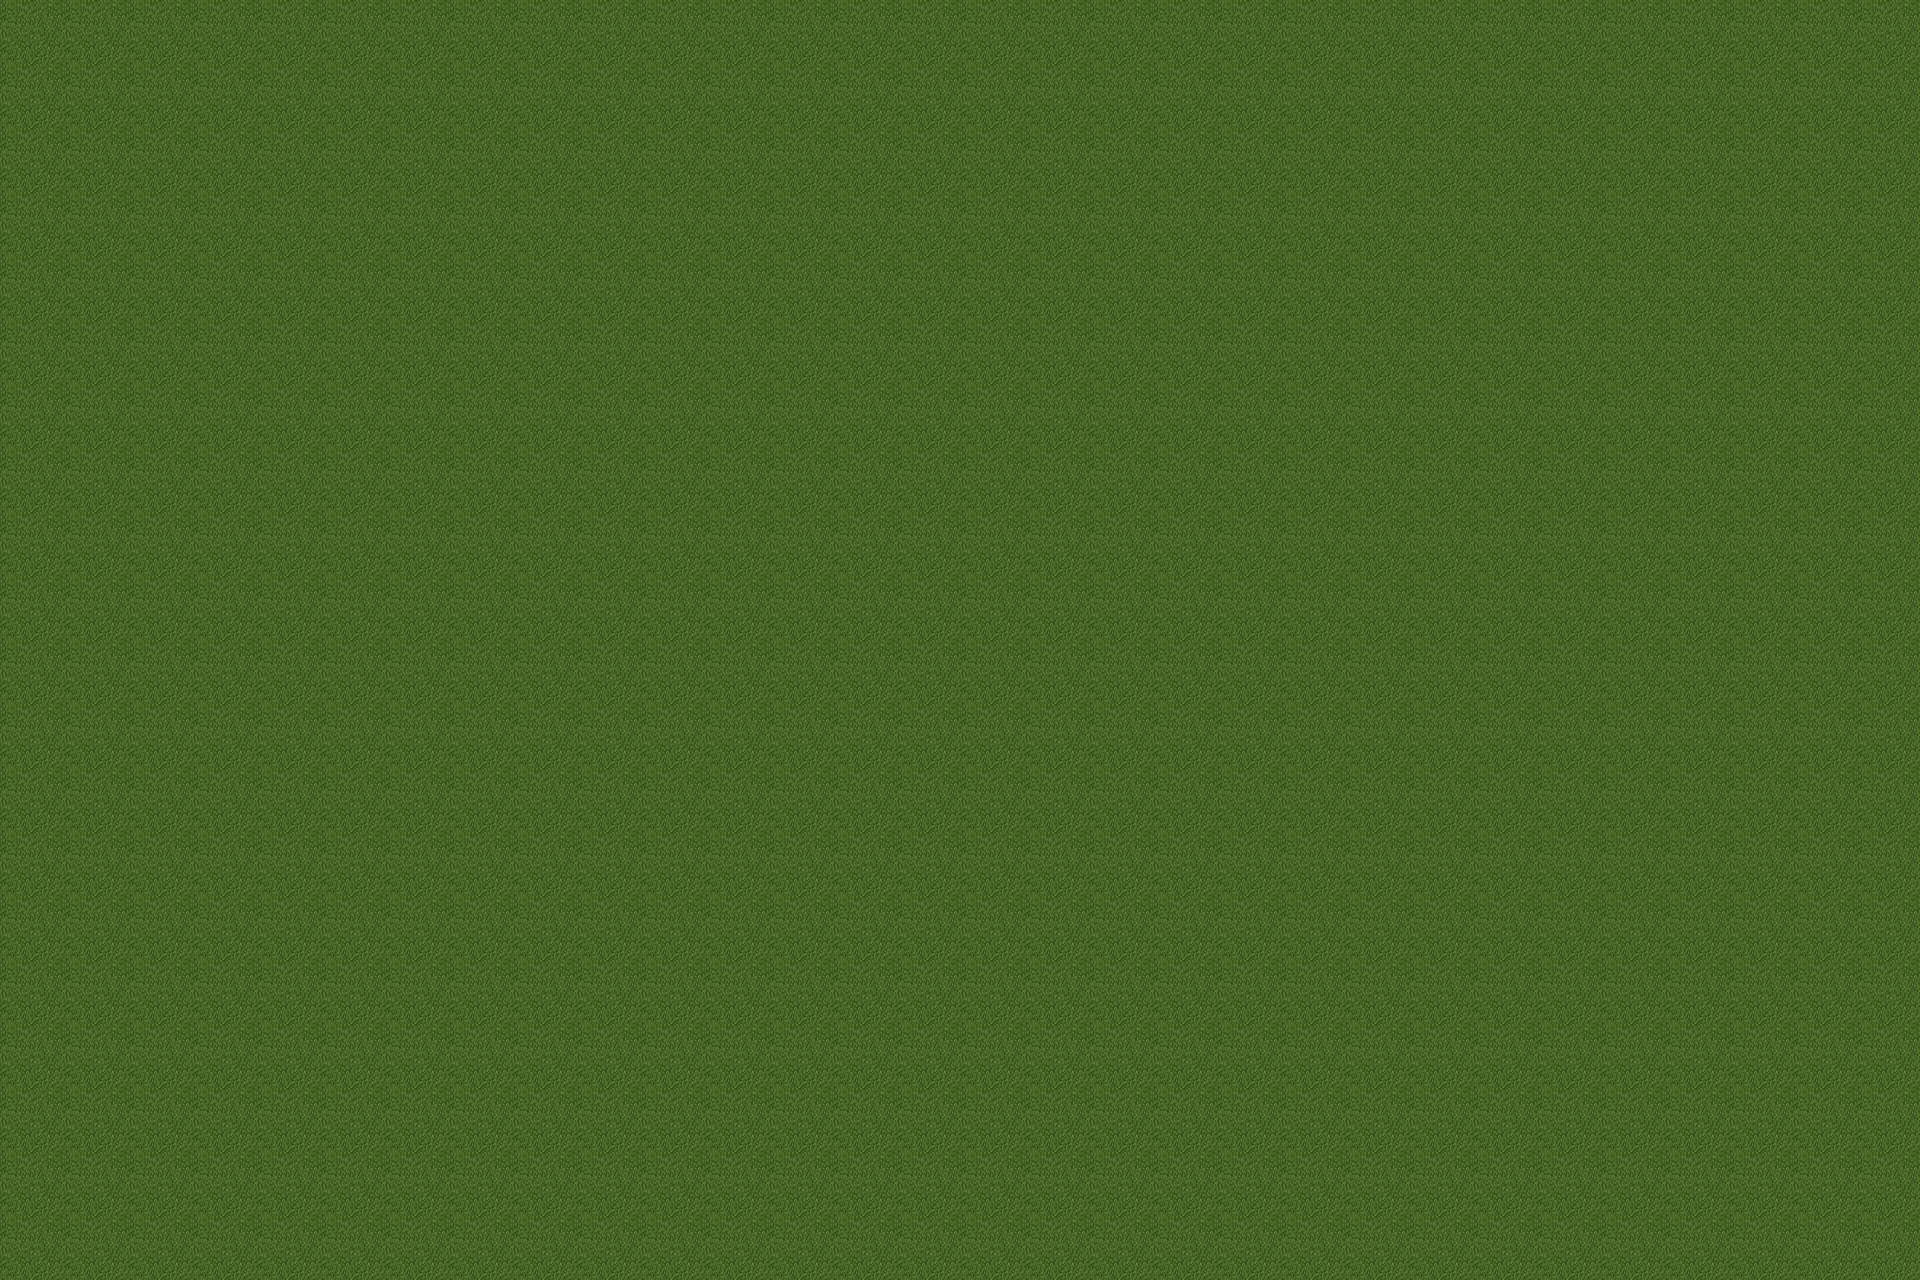

A level layout from a 2D game, rendered from its tile map. Below: a short description, then the map file with its tile-grid data intact:
An orthogonal 60x40 tile map with 32x32 px tiles, 1 tile layer (ground).

<map version="1.0" orientation="orthogonal" renderorder="right-down" width="60" height="40" tilewidth="32" tileheight="32" nextobjectid="1">
 <tileset firstgid="1" name="image" tilewidth="32" tileheight="32" tilecount="256" columns="16">
  <image source="image.png" width="512" height="512" />
 </tileset>
 <layer name="ground" width="60" height="40">
  <data encoding="csv">
79,80,79,80,79,80,79,80,79,80,79,80,79,80,79,80,79,80,79,80,79,80,79,80,79,80,79,80,79,80,79,80,79,80,79,80,79,80,79,80,79,80,79,80,79,80,79,80,79,80,79,80,79,80,79,80,79,80,79,80,
95,96,95,96,95,96,95,96,95,96,95,96,95,96,95,96,95,96,95,96,95,96,95,96,95,96,95,96,95,96,95,96,95,96,95,96,95,96,95,96,95,96,95,96,95,96,95,96,95,96,95,96,95,96,95,96,95,96,95,96,
79,80,79,80,79,80,79,80,79,80,79,80,79,80,79,80,79,80,79,80,79,80,79,80,79,80,79,80,79,80,79,80,79,80,79,80,79,80,79,80,79,80,79,80,79,80,79,80,79,80,79,80,79,80,79,80,79,80,79,80,
95,96,95,96,95,96,95,96,95,96,95,96,95,96,95,96,95,96,95,96,95,96,95,96,95,96,95,96,95,96,95,96,95,96,95,96,95,96,95,96,95,96,95,96,95,96,95,96,95,96,95,96,95,96,95,96,95,96,95,96,
79,80,79,80,79,80,79,80,79,80,79,80,79,80,79,80,79,80,79,80,79,80,79,80,79,80,79,80,79,80,79,80,79,80,79,80,79,80,79,80,79,80,79,80,79,80,79,80,79,80,79,80,79,80,79,80,79,80,79,80,
95,96,95,96,95,96,95,96,95,96,95,96,95,96,95,96,95,96,95,96,95,96,95,96,95,96,95,96,95,96,95,96,95,96,95,96,95,96,95,96,95,96,95,96,95,96,95,96,95,96,95,96,95,96,95,96,95,96,95,96,
79,80,79,80,79,80,79,80,79,80,79,80,79,80,79,80,79,80,79,80,79,80,79,80,79,80,79,80,79,80,79,80,79,80,79,80,79,80,79,80,79,80,79,80,79,80,79,80,79,80,79,80,79,80,79,80,79,80,79,80,
95,96,95,96,95,96,95,96,95,96,95,96,95,96,95,96,95,96,95,96,95,96,95,96,95,96,95,96,95,96,95,96,95,96,95,96,95,96,95,96,95,96,95,96,95,96,95,96,95,96,95,96,95,96,95,96,95,96,95,96,
79,80,79,80,79,80,79,80,79,80,79,80,79,80,79,80,79,80,79,80,79,80,79,80,79,80,79,80,79,80,79,80,79,80,79,80,79,80,79,80,79,80,79,80,79,80,79,80,79,80,79,80,79,80,79,80,79,80,79,80,
95,96,95,96,95,96,95,96,95,96,95,96,95,96,95,96,95,96,95,96,95,96,95,96,95,96,95,96,95,96,95,96,95,96,95,96,95,96,95,96,95,96,95,96,95,96,95,96,95,96,95,96,95,96,95,96,95,96,95,96,
79,80,79,80,79,80,79,80,79,80,79,80,79,80,79,80,79,80,79,80,79,80,79,80,79,80,79,80,79,80,79,80,79,80,79,80,79,80,79,80,79,80,79,80,79,80,79,80,79,80,79,80,79,80,79,80,79,80,79,80,
95,96,95,96,95,96,95,96,95,96,95,96,95,96,95,96,95,96,95,96,95,96,95,96,95,96,95,96,95,96,95,96,95,96,95,96,95,96,95,96,95,96,95,96,95,96,95,96,95,96,95,96,95,96,95,96,95,96,95,96,
79,80,79,80,79,80,79,80,79,80,79,80,79,80,79,80,79,80,79,80,79,80,79,80,79,80,79,80,79,80,79,80,79,80,79,80,79,80,79,80,79,80,79,80,79,80,79,80,79,80,79,80,79,80,79,80,79,80,79,80,
95,96,95,96,95,96,95,96,95,96,95,96,95,96,95,96,95,96,95,96,95,96,95,96,95,96,95,96,95,96,95,96,95,96,95,96,95,96,95,96,95,96,95,96,95,96,95,96,95,96,95,96,95,96,95,96,95,96,95,96,
79,80,79,80,79,80,79,80,79,80,79,80,79,80,79,80,79,80,79,80,79,80,79,80,79,80,79,80,79,80,79,80,79,80,79,80,79,80,79,80,79,80,79,80,79,80,79,80,79,80,79,80,79,80,79,80,79,80,79,80,
95,96,95,96,95,96,95,96,95,96,95,96,95,96,95,96,95,96,95,96,95,96,95,96,95,96,95,96,95,96,95,96,95,96,95,96,95,96,95,96,95,96,95,96,95,96,95,96,95,96,95,96,95,96,95,96,95,96,95,96,
79,80,79,80,79,80,79,80,79,80,79,80,79,80,79,80,79,80,79,80,79,80,79,80,79,80,79,80,79,80,79,80,79,80,79,80,79,80,79,80,79,80,79,80,79,80,79,80,79,80,79,80,79,80,79,80,79,80,79,80,
95,96,95,96,95,96,95,96,95,96,95,96,95,96,95,96,95,96,95,96,95,96,95,96,95,96,95,96,95,96,95,96,95,96,95,96,95,96,95,96,95,96,95,96,95,96,95,96,95,96,95,96,95,96,95,96,95,96,95,96,
79,80,79,80,79,80,79,80,79,80,79,80,79,80,79,80,79,80,79,80,79,80,79,80,79,80,79,80,79,80,79,80,79,80,79,80,79,80,79,80,79,80,79,80,79,80,79,80,79,80,79,80,79,80,79,80,79,80,79,80,
95,96,95,96,95,96,95,96,95,96,95,96,95,96,95,96,95,96,95,96,95,96,95,96,95,96,95,96,95,96,95,96,95,96,95,96,95,96,95,96,95,96,95,96,95,96,95,96,95,96,95,96,95,96,95,96,95,96,95,96,
79,80,79,80,79,80,79,80,79,80,79,80,79,80,79,80,79,80,79,80,79,80,79,80,79,80,79,80,79,80,79,80,79,80,79,80,79,80,79,80,79,80,79,80,79,80,79,80,79,80,79,80,79,80,79,80,79,80,79,80,
95,96,95,96,95,96,95,96,95,96,95,96,95,96,95,96,95,96,95,96,95,96,95,96,95,96,95,96,95,96,95,96,95,96,95,96,95,96,95,96,95,96,95,96,95,96,95,96,95,96,95,96,95,96,95,96,95,96,95,96,
79,80,79,80,79,80,79,80,79,80,79,80,79,80,79,80,79,80,79,80,79,80,79,80,79,80,79,80,79,80,79,80,79,80,79,80,79,80,79,80,79,80,79,80,79,80,79,80,79,80,79,80,79,80,79,80,79,80,79,80,
95,96,95,96,95,96,95,96,95,96,95,96,95,96,95,96,95,96,95,96,95,96,95,96,95,96,95,96,95,96,95,96,95,96,95,96,95,96,95,96,95,96,95,96,95,96,95,96,95,96,95,96,95,96,95,96,95,96,95,96,
79,80,79,80,79,80,79,80,79,80,79,80,79,80,79,80,79,80,79,80,79,80,79,80,79,80,79,80,79,80,79,80,79,80,79,80,79,80,79,80,79,80,79,80,79,80,79,80,79,80,79,80,79,80,79,80,79,80,79,80,
95,96,95,96,95,96,95,96,95,96,95,96,95,96,95,96,95,96,95,96,95,96,95,96,95,96,95,96,95,96,95,96,95,96,95,96,95,96,95,96,95,96,95,96,95,96,95,96,95,96,95,96,95,96,95,96,95,96,95,96,
79,80,79,80,79,80,79,80,79,80,79,80,79,80,79,80,79,80,79,80,79,80,79,80,79,80,79,80,79,80,79,80,79,80,79,80,79,80,79,80,79,80,79,80,79,80,79,80,79,80,79,80,79,80,79,80,79,80,79,80,
95,96,95,96,95,96,95,96,95,96,95,96,95,96,95,96,95,96,95,96,95,96,95,96,95,96,95,96,95,96,95,96,95,96,95,96,95,96,95,96,95,96,95,96,95,96,95,96,95,96,95,96,95,96,95,96,95,96,95,96,
79,80,79,80,79,80,79,80,79,80,79,80,79,80,79,80,79,80,79,80,79,80,79,80,79,80,79,80,79,80,79,80,79,80,79,80,79,80,79,80,79,80,79,80,79,80,79,80,79,80,79,80,79,80,79,80,79,80,79,80,
95,96,95,96,95,96,95,96,95,96,95,96,95,96,95,96,95,96,95,96,95,96,95,96,95,96,95,96,95,96,95,96,95,96,95,96,95,96,95,96,95,96,95,96,95,96,95,96,95,96,95,96,95,96,95,96,95,96,95,96,
79,80,79,80,79,80,79,80,79,80,79,80,79,80,79,80,79,80,79,80,79,80,79,80,79,80,79,80,79,80,79,80,79,80,79,80,79,80,79,80,79,80,79,80,79,80,79,80,79,80,79,80,79,80,79,80,79,80,79,80,
95,96,95,96,95,96,95,96,95,96,95,96,95,96,95,96,95,96,95,96,95,96,95,96,95,96,95,96,95,96,95,96,95,96,95,96,95,96,95,96,95,96,95,96,95,96,95,96,95,96,95,96,95,96,95,96,95,96,95,96,
79,80,79,80,79,80,79,80,79,80,79,80,79,80,79,80,79,80,79,80,79,80,79,80,79,80,79,80,79,80,79,80,79,80,79,80,79,80,79,80,79,80,79,80,79,80,79,80,79,80,79,80,79,80,79,80,79,80,79,80,
95,96,95,96,95,96,95,96,95,96,95,96,95,96,95,96,95,96,95,96,95,96,95,96,95,96,95,96,95,96,95,96,95,96,95,96,95,96,95,96,95,96,95,96,95,96,95,96,95,96,95,96,95,96,95,96,95,96,95,96,
79,80,79,80,79,80,79,80,79,80,79,80,79,80,79,80,79,80,79,80,79,80,79,80,79,80,79,80,79,80,79,80,79,80,79,80,79,80,79,80,79,80,79,80,79,80,79,80,79,80,79,80,79,80,79,80,79,80,79,80,
95,96,95,96,95,96,95,96,95,96,95,96,95,96,95,96,95,96,95,96,95,96,95,96,95,96,95,96,95,96,95,96,95,96,95,96,95,96,95,96,95,96,95,96,95,96,95,96,95,96,95,96,95,96,95,96,95,96,95,96,
79,80,79,80,79,80,79,80,79,80,79,80,79,80,79,80,79,80,79,80,79,80,79,80,79,80,79,80,79,80,79,80,79,80,79,80,79,80,79,80,79,80,79,80,79,80,79,80,79,80,79,80,79,80,79,80,79,80,79,80,
95,96,95,96,95,96,95,96,95,96,95,96,95,96,95,96,95,96,95,96,95,96,95,96,95,96,95,96,95,96,95,96,95,96,95,96,95,96,95,96,95,96,95,96,95,96,95,96,95,96,95,96,95,96,95,96,95,96,95,96,
79,80,79,80,79,80,79,80,79,80,79,80,79,80,79,80,79,80,79,80,79,80,79,80,79,80,79,80,79,80,79,80,79,80,79,80,79,80,79,80,79,80,79,80,79,80,79,80,79,80,79,80,79,80,79,80,79,80,79,80,
95,96,95,96,95,96,95,96,95,96,95,96,95,96,95,96,95,96,95,96,95,96,95,96,95,96,95,96,95,96,95,96,95,96,95,96,95,96,95,96,95,96,95,96,95,96,95,96,95,96,95,96,95,96,95,96,95,96,95,96
</data>
 </layer>
</map>
